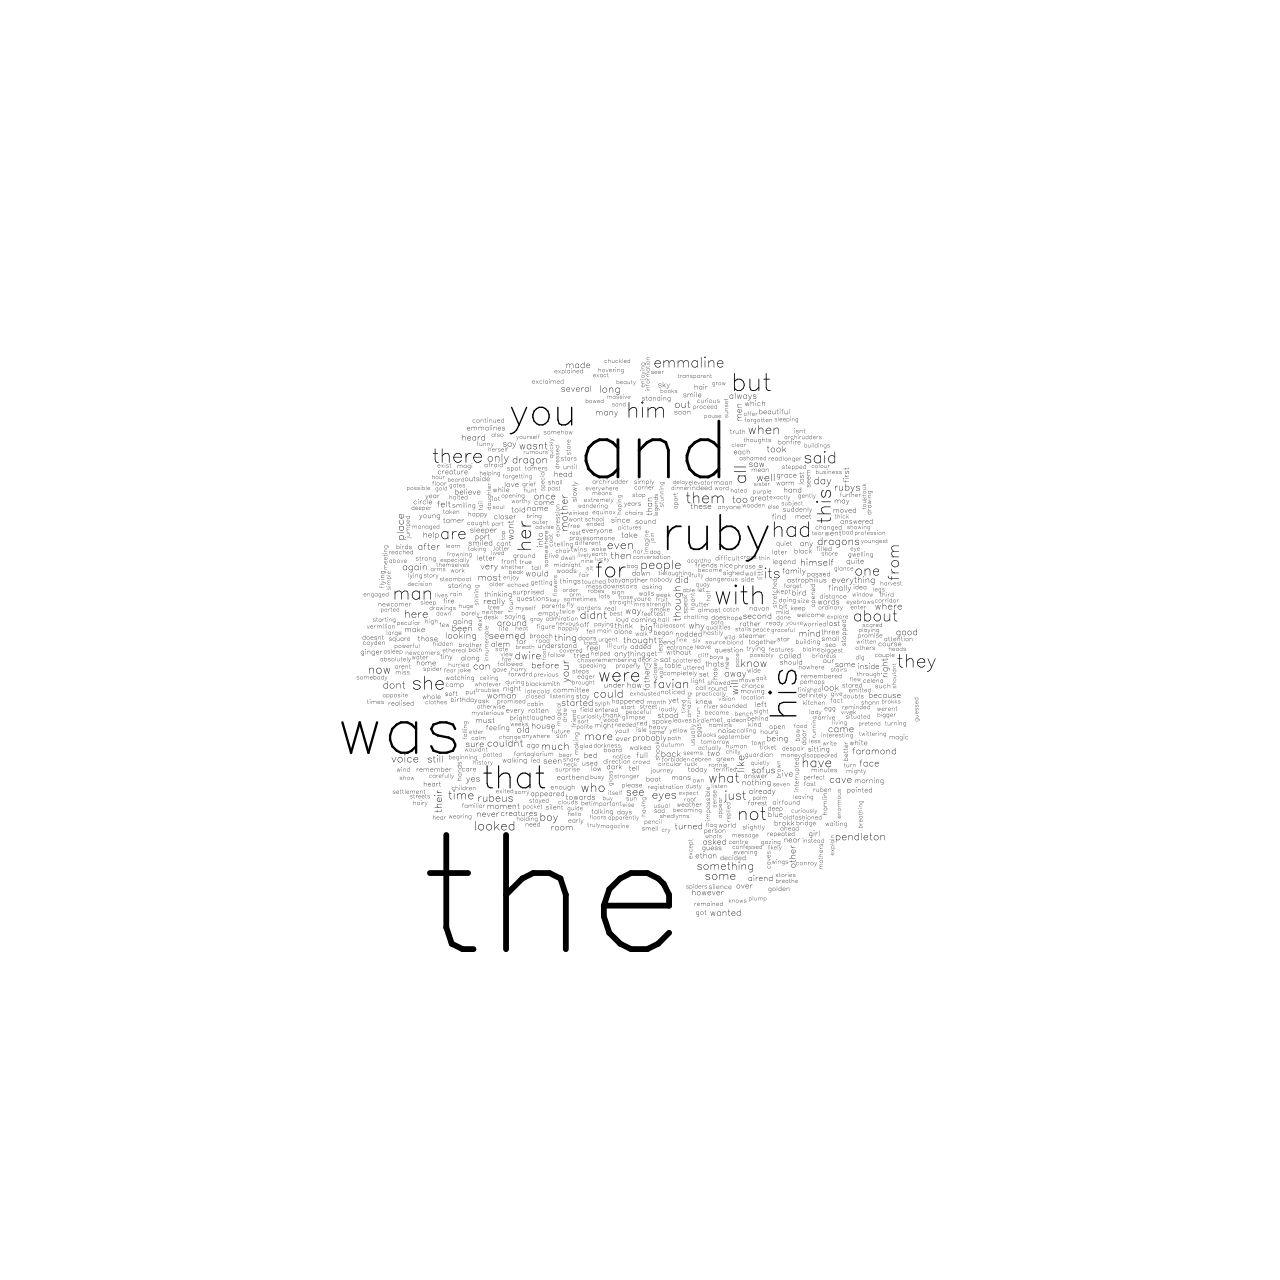

R code for this plot:
require(tm)
require(SnowballC)
setwd("~/prog/alexeyche-junk/R")

(ruby <- Corpus(DirSource("Ruby", encoding = "UTF-8"), readerControl = list(language = "english")))
r = ruby[[1]]
r = removePunctuation(r)
r = tolower(r)
r = stripWhitespace(r)
#r = removeWords(r, stopwords("english"))
#r = stemDocument(r)
ruby[[1]] = r
m <- as.matrix(TermDocumentMatrix(ruby))
d <- data.frame(word = names(m[,1]),freq=m[,1])
png("ruby.png",width=1280, height=1280)
wordcloud(d$word, d$freq, scale=c(15,0.5), min.freq=2,max.words=1000, random.order=TRUE, vfont=c("sans serif","plain"))
dev.off()